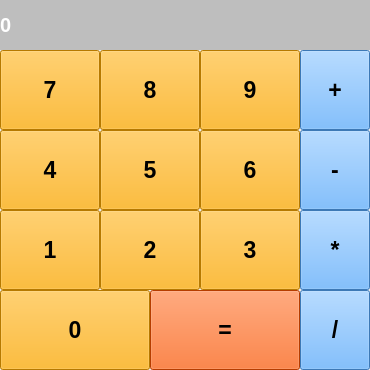
<?xml version="1.0" encoding="UTF-8"?>
<ui version="4.0">
 <class>MainWindow</class>
 <widget class="QMainWindow" name="MainWindow">
  <property name="geometry">
   <rect>
    <x>0</x>
    <y>0</y>
    <width>370</width>
    <height>370</height>
   </rect>
  </property>
  <property name="font">
   <font>
    <family>Arial</family>
    <pointsize>15</pointsize>
    <weight>75</weight>
    <bold>true</bold>
    <kerning>false</kerning>
   </font>
  </property>
  <property name="windowTitle">
   <string>Calculator</string>
  </property>
  <widget class="QWidget" name="centralwidget">
   <widget class="QLabel" name="label">
    <property name="geometry">
     <rect>
      <x>0</x>
      <y>0</y>
      <width>370</width>
      <height>50</height>
     </rect>
    </property>
    <property name="font">
     <font>
      <family>Arial</family>
      <pointsize>15</pointsize>
      <weight>75</weight>
      <bold>true</bold>
      <kerning>false</kerning>
     </font>
    </property>
    <property name="styleSheet">
     <string notr="true">background-color: rgb(190, 190, 190);
color: rgb(255, 255, 255);</string>
    </property>
    <property name="text">
     <string>0</string>
    </property>
    <property name="textFormat">
     <enum>Qt::AutoText</enum>
    </property>
    <property name="margin">
     <number>10</number>
    </property>
   </widget>
   <widget class="QPushButton" name="btn_0">
    <property name="geometry">
     <rect>
      <x>0</x>
      <y>290</y>
      <width>150</width>
      <height>80</height>
     </rect>
    </property>
    <property name="font">
     <font>
      <pointsize>17</pointsize>
      <weight>75</weight>
      <bold>true</bold>
     </font>
    </property>
    <property name="styleSheet">
     <string notr="true">background-color: rgb(255, 170, 0);</string>
    </property>
    <property name="text">
     <string>0</string>
    </property>
   </widget>
   <widget class="QPushButton" name="btn_equal">
    <property name="geometry">
     <rect>
      <x>150</x>
      <y>290</y>
      <width>150</width>
      <height>80</height>
     </rect>
    </property>
    <property name="font">
     <font>
      <pointsize>17</pointsize>
      <weight>75</weight>
      <bold>true</bold>
     </font>
    </property>
    <property name="styleSheet">
     <string notr="true">background-color: rgb(255, 85, 0);</string>
    </property>
    <property name="text">
     <string>=</string>
    </property>
   </widget>
   <widget class="QPushButton" name="btn_7">
    <property name="geometry">
     <rect>
      <x>0</x>
      <y>50</y>
      <width>100</width>
      <height>80</height>
     </rect>
    </property>
    <property name="font">
     <font>
      <pointsize>17</pointsize>
      <weight>75</weight>
      <bold>true</bold>
     </font>
    </property>
    <property name="styleSheet">
     <string notr="true">background-color: rgb(255, 170, 0);</string>
    </property>
    <property name="text">
     <string>7</string>
    </property>
   </widget>
   <widget class="QPushButton" name="btn_8">
    <property name="geometry">
     <rect>
      <x>100</x>
      <y>50</y>
      <width>100</width>
      <height>80</height>
     </rect>
    </property>
    <property name="font">
     <font>
      <pointsize>17</pointsize>
      <weight>75</weight>
      <bold>true</bold>
     </font>
    </property>
    <property name="styleSheet">
     <string notr="true">background-color: rgb(255, 170, 0);</string>
    </property>
    <property name="text">
     <string>8</string>
    </property>
   </widget>
   <widget class="QPushButton" name="btn_9">
    <property name="geometry">
     <rect>
      <x>200</x>
      <y>50</y>
      <width>100</width>
      <height>80</height>
     </rect>
    </property>
    <property name="font">
     <font>
      <pointsize>17</pointsize>
      <weight>75</weight>
      <bold>true</bold>
     </font>
    </property>
    <property name="styleSheet">
     <string notr="true">background-color: rgb(255, 170, 0);</string>
    </property>
    <property name="text">
     <string>9</string>
    </property>
   </widget>
   <widget class="QPushButton" name="btn_6">
    <property name="geometry">
     <rect>
      <x>200</x>
      <y>130</y>
      <width>100</width>
      <height>80</height>
     </rect>
    </property>
    <property name="font">
     <font>
      <pointsize>17</pointsize>
      <weight>75</weight>
      <bold>true</bold>
     </font>
    </property>
    <property name="styleSheet">
     <string notr="true">background-color: rgb(255, 170, 0);</string>
    </property>
    <property name="text">
     <string>6</string>
    </property>
   </widget>
   <widget class="QPushButton" name="btn_4">
    <property name="geometry">
     <rect>
      <x>0</x>
      <y>130</y>
      <width>100</width>
      <height>80</height>
     </rect>
    </property>
    <property name="font">
     <font>
      <pointsize>17</pointsize>
      <weight>75</weight>
      <bold>true</bold>
     </font>
    </property>
    <property name="styleSheet">
     <string notr="true">background-color: rgb(255, 170, 0);</string>
    </property>
    <property name="text">
     <string>4</string>
    </property>
   </widget>
   <widget class="QPushButton" name="btn_5">
    <property name="geometry">
     <rect>
      <x>100</x>
      <y>130</y>
      <width>100</width>
      <height>80</height>
     </rect>
    </property>
    <property name="font">
     <font>
      <pointsize>17</pointsize>
      <weight>75</weight>
      <bold>true</bold>
     </font>
    </property>
    <property name="styleSheet">
     <string notr="true">background-color: rgb(255, 170, 0);</string>
    </property>
    <property name="text">
     <string>5</string>
    </property>
   </widget>
   <widget class="QPushButton" name="btn_3">
    <property name="geometry">
     <rect>
      <x>200</x>
      <y>210</y>
      <width>100</width>
      <height>80</height>
     </rect>
    </property>
    <property name="font">
     <font>
      <pointsize>17</pointsize>
      <weight>75</weight>
      <bold>true</bold>
     </font>
    </property>
    <property name="styleSheet">
     <string notr="true">background-color: rgb(255, 170, 0);</string>
    </property>
    <property name="text">
     <string>3</string>
    </property>
   </widget>
   <widget class="QPushButton" name="btn_1">
    <property name="geometry">
     <rect>
      <x>0</x>
      <y>210</y>
      <width>100</width>
      <height>80</height>
     </rect>
    </property>
    <property name="font">
     <font>
      <pointsize>17</pointsize>
      <weight>75</weight>
      <bold>true</bold>
     </font>
    </property>
    <property name="styleSheet">
     <string notr="true">background-color: rgb(255, 170, 0);</string>
    </property>
    <property name="text">
     <string>1</string>
    </property>
   </widget>
   <widget class="QPushButton" name="btn_2">
    <property name="geometry">
     <rect>
      <x>100</x>
      <y>210</y>
      <width>100</width>
      <height>80</height>
     </rect>
    </property>
    <property name="font">
     <font>
      <pointsize>17</pointsize>
      <weight>75</weight>
      <bold>true</bold>
     </font>
    </property>
    <property name="styleSheet">
     <string notr="true">background-color: rgb(255, 170, 0);</string>
    </property>
    <property name="text">
     <string>2</string>
    </property>
   </widget>
   <widget class="QPushButton" name="btn_add">
    <property name="geometry">
     <rect>
      <x>300</x>
      <y>50</y>
      <width>70</width>
      <height>80</height>
     </rect>
    </property>
    <property name="font">
     <font>
      <pointsize>17</pointsize>
      <weight>75</weight>
      <bold>true</bold>
     </font>
    </property>
    <property name="styleSheet">
     <string notr="true">background-color: rgb(85, 170, 255);</string>
    </property>
    <property name="text">
     <string>+</string>
    </property>
   </widget>
   <widget class="QPushButton" name="btn_sub">
    <property name="geometry">
     <rect>
      <x>300</x>
      <y>130</y>
      <width>70</width>
      <height>80</height>
     </rect>
    </property>
    <property name="font">
     <font>
      <pointsize>17</pointsize>
      <weight>75</weight>
      <bold>true</bold>
     </font>
    </property>
    <property name="styleSheet">
     <string notr="true">background-color: rgb(85, 170, 255);</string>
    </property>
    <property name="text">
     <string>-</string>
    </property>
   </widget>
   <widget class="QPushButton" name="btn_mult">
    <property name="geometry">
     <rect>
      <x>300</x>
      <y>210</y>
      <width>70</width>
      <height>80</height>
     </rect>
    </property>
    <property name="font">
     <font>
      <pointsize>17</pointsize>
      <weight>75</weight>
      <bold>true</bold>
     </font>
    </property>
    <property name="styleSheet">
     <string notr="true">background-color: rgb(85, 170, 255);</string>
    </property>
    <property name="text">
     <string>*</string>
    </property>
   </widget>
   <widget class="QPushButton" name="btn_div">
    <property name="geometry">
     <rect>
      <x>300</x>
      <y>290</y>
      <width>70</width>
      <height>80</height>
     </rect>
    </property>
    <property name="font">
     <font>
      <pointsize>17</pointsize>
      <weight>75</weight>
      <bold>true</bold>
     </font>
    </property>
    <property name="styleSheet">
     <string notr="true">background-color: rgb(85, 170, 255);</string>
    </property>
    <property name="text">
     <string>/</string>
    </property>
   </widget>
  </widget>
 </widget>
 <resources/>
 <connections/>
</ui>
